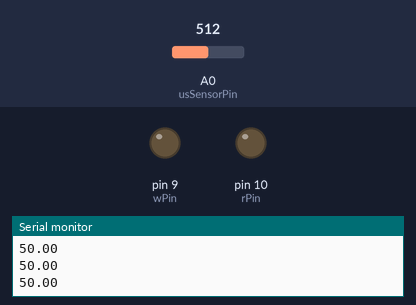
The sketch below on a simulated Arduino Uno, built with avr-gcc and run on an emulated ATmega328P. Parts: output pins drawn as LEDs (lit = HIGH), the last lines printed to the serial monitor. The test bench sets the inputs (shaded band); at power-on: A0 (usSensorPin) = 512.

Above: at 1.2 s.
1.3 s: A0 (usSensorPin) set to 40
At 2.5 s:
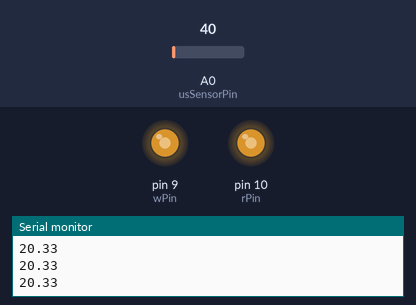
2.8 s: A0 (usSensorPin) set to 60
At 3.2 s:
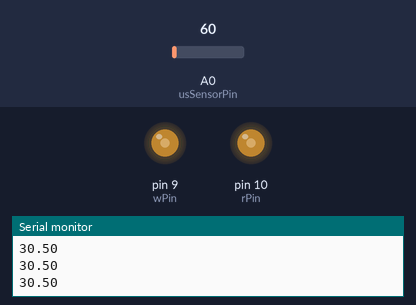
4.3 s: A0 (usSensorPin) set to 0
At 5.6 s:
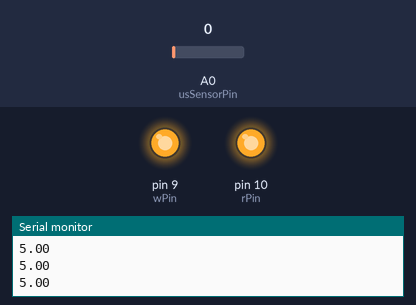
Timing chart, 0 to 7.3 s (numbered marks = the images above; inputs shaded):
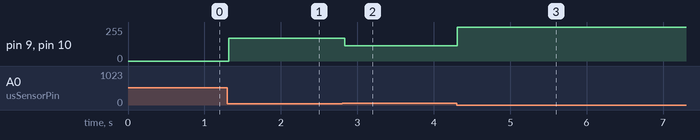

Measured:
- after the input at 1.3 s, pin 9 (wPin), pin 10 (rPin): 0/255 → 170/255 at once
- after the input at 2.8 s, pin 9 (wPin), pin 10 (rPin): 170/255 → 114/255 at once
- after the input at 4.3 s, pin 9 (wPin), pin 10 (rPin): 114/255 → 255/255 at once

The sketch:

activit9a-drim-brightness.ino
```cpp
// DM2008 — Activity 9a
// Mapping Sensors (30 min)
//
// Adjust and refine until the response feels smooth and natural.

const int usSensorPin = A0;
const float usMaxRange = 520.0;
const float dataSize = 1023.0;
const int wPin=9;
const int rPin =10;

// TODO: declare your LED pin here (must be a PWM pin, marked with ~)
// const int ledPin = 9;

float sensorVal, distVal;
int brightness = 0;

void setup() {
  Serial.begin(9600);
  pinMode(wPin,OUTPUT);
  pinMode(rPin,OUTPUT);
}

void loop() {
  sensorVal = analogRead(usSensorPin);
  distVal = sensorVal * usMaxRange / dataSize;

  // Clamp to a range that suits a desk / classroom setup (cm)
  if (distVal < 5)   distVal = 5;
  if (distVal > 50) distVal = 50;

  // map() rescales a value from one range to another
  // here: distance (5–100cm) becomes brightness (255–0)
  // the output range is flipped so that CLOSER = BRIGHTER
  // (note: Arduino's map() uses whole numbers, so decimals are dropped)
  brightness = map(distVal, 5, 50, 255, 0);
  brightness = constrain(brightness, 0, 255);

  // TODO: use analogWrite() to send brightness to your LED pin
  analogWrite(wPin, brightness);
  analogWrite(rPin,brightness);

  Serial.println(distVal);
  /*Serial.println(" cm");
  Serial.print("Brightness: ");
  Serial.println(brightness);*/

  delay(50);
}
```
